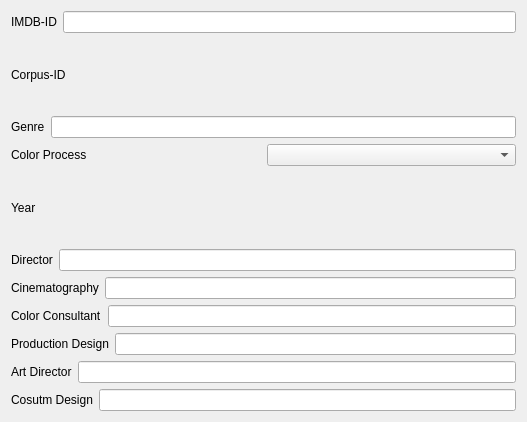
<?xml version="1.0" encoding="UTF-8"?>
<ui version="4.0">
 <class>Form</class>
 <widget class="QWidget" name="Form">
  <property name="geometry">
   <rect>
    <x>0</x>
    <y>0</y>
    <width>527</width>
    <height>422</height>
   </rect>
  </property>
  <property name="windowTitle">
   <string>Form</string>
  </property>
  <layout class="QVBoxLayout" name="verticalLayout">
   <item>
    <layout class="QHBoxLayout" name="horizontalLayout">
     <item>
      <widget class="QLabel" name="label">
       <property name="text">
        <string>IMDB-ID</string>
       </property>
      </widget>
     </item>
     <item>
      <widget class="QLineEdit" name="lineEdit"/>
     </item>
    </layout>
   </item>
   <item>
    <layout class="QHBoxLayout" name="horizontalLayout_8">
     <item>
      <widget class="QLabel" name="label_2">
       <property name="text">
        <string>Corpus-ID</string>
       </property>
      </widget>
     </item>
    </layout>
   </item>
   <item>
    <layout class="QHBoxLayout" name="horizontalLayout_11">
     <item>
      <widget class="QLabel" name="label_9">
       <property name="text">
        <string>Genre</string>
       </property>
      </widget>
     </item>
     <item>
      <widget class="QLineEdit" name="lineEdit_2"/>
     </item>
    </layout>
   </item>
   <item>
    <layout class="QHBoxLayout" name="horizontalLayout_10">
     <item>
      <widget class="QLabel" name="label_10">
       <property name="text">
        <string>Color Process</string>
       </property>
      </widget>
     </item>
     <item>
      <widget class="QComboBox" name="comboBox"/>
     </item>
    </layout>
   </item>
   <item>
    <layout class="QHBoxLayout" name="horizontalLayout_9">
     <item>
      <widget class="QLabel" name="label_11">
       <property name="text">
        <string>Year</string>
       </property>
      </widget>
     </item>
    </layout>
   </item>
   <item>
    <layout class="QHBoxLayout" name="horizontalLayout_7">
     <item>
      <widget class="QLabel" name="label_3">
       <property name="text">
        <string>Director</string>
       </property>
      </widget>
     </item>
     <item>
      <widget class="QLineEdit" name="lineEdit_3"/>
     </item>
    </layout>
   </item>
   <item>
    <layout class="QHBoxLayout" name="horizontalLayout_6">
     <item>
      <widget class="QLabel" name="label_4">
       <property name="text">
        <string>Cinematography</string>
       </property>
      </widget>
     </item>
     <item>
      <widget class="QLineEdit" name="lineEdit_4"/>
     </item>
    </layout>
   </item>
   <item>
    <layout class="QHBoxLayout" name="horizontalLayout_5">
     <item>
      <widget class="QLabel" name="label_5">
       <property name="text">
        <string>Color Consultant</string>
       </property>
      </widget>
     </item>
     <item>
      <widget class="QLineEdit" name="lineEdit_5"/>
     </item>
    </layout>
   </item>
   <item>
    <layout class="QHBoxLayout" name="horizontalLayout_4">
     <item>
      <widget class="QLabel" name="label_6">
       <property name="text">
        <string>Production Design</string>
       </property>
      </widget>
     </item>
     <item>
      <widget class="QLineEdit" name="lineEdit_6"/>
     </item>
    </layout>
   </item>
   <item>
    <layout class="QHBoxLayout" name="horizontalLayout_3">
     <item>
      <widget class="QLabel" name="label_7">
       <property name="text">
        <string>Art Director</string>
       </property>
      </widget>
     </item>
     <item>
      <widget class="QLineEdit" name="lineEdit_7"/>
     </item>
    </layout>
   </item>
   <item>
    <layout class="QHBoxLayout" name="horizontalLayout_2">
     <item>
      <widget class="QLabel" name="label_8">
       <property name="text">
        <string>Cosutm Design</string>
       </property>
      </widget>
     </item>
     <item>
      <widget class="QLineEdit" name="lineEdit_8"/>
     </item>
    </layout>
   </item>
   <item>
    <layout class="QHBoxLayout" name="horizontalLayout_12"/>
   </item>
   <item>
    <layout class="QHBoxLayout" name="horizontalLayout_13"/>
   </item>
   <item>
    <layout class="QHBoxLayout" name="horizontalLayout_14"/>
   </item>
  </layout>
 </widget>
 <resources/>
 <connections/>
</ui>
